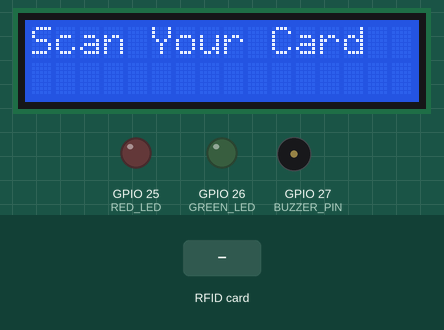
This program was run on a simulated ESP32. Parts: 16×2 character LCD, output pins drawn as LEDs (lit = HIGH), buzzer (waves = sounding, pin HIGH). Inputs (shaded band) come from the test bench. WiFi joins after 1.5 s; servers stay silent unless stated; uploads are accepted with an empty reply; the local clock reads 2024-03-15 10:24:30 at power-on unless the program sets it; pins used as bus, display or sensor lines are not drawn; what the program prints to the serial monitor is not drawn.

Above: at 4.9 s.
5.0 s: RFID card A3 A4 F7 0D held to the reader
At 6.6 s:
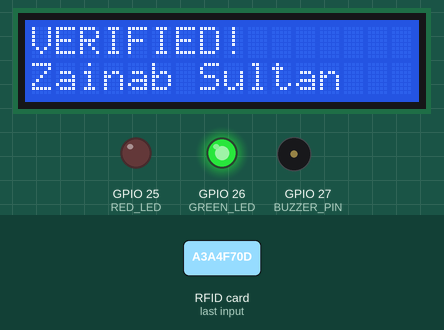
8.0 s: RFID card B3 8E D3 0F held to the reader
At 8.9 s:
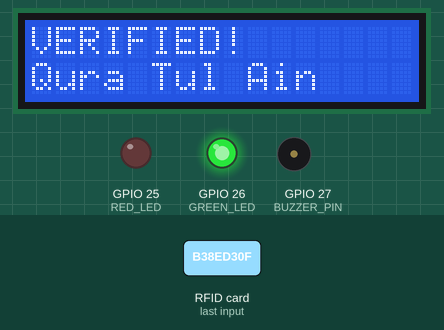
11.0 s: RFID card 5E 7A 19 C4 held to the reader
At 11.6 s:
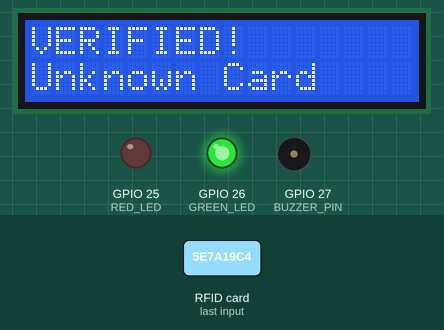
14.0 s: RFID card 5E 7A 19 C4 held to the reader
At 15.0 s:
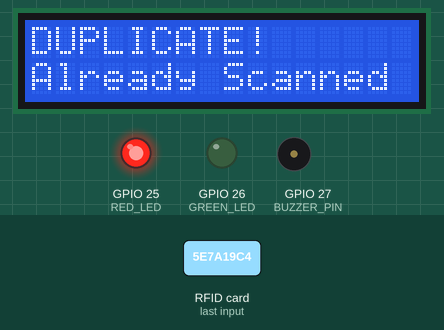
Timing chart, 0 to 18.0 s (numbered marks = the images above; inputs shaded):
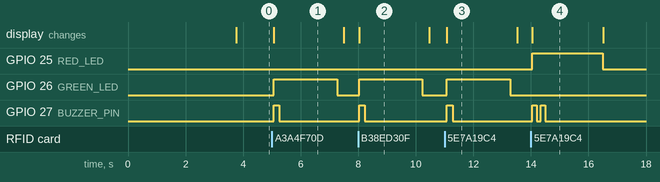

The program:

main.cpp
```cpp
#include <Arduino.h>
#include <SPI.h>
#include <MFRC522.h>
#include <WiFi.h>
#include "time.h"
#include <HTTPClient.h>
#include <Wire.h>
#include <LiquidCrystal_I2C.h>

LiquidCrystal_I2C lcd(0x27, 16, 2);
// LCD object created at I2c address 0x27 (16 col and 2 rows)

char ssid[] = "iPhone";
char pass[] = "pass1234";

// MFRC522 object created for RFID communication
#define SS_PIN 22
#define RST_PIN 21
MFRC522 rfid(SS_PIN, RST_PIN);

#define BUZZER_PIN 27
#define GREEN_LED 26
#define RED_LED   25

struct Student {
  byte uid[10];
  byte uidSize;
  const char* roll;
  const char* name;
  const char* classSection;
};

// Add roll number and class section for each student
Student students[] = {
  {{0xA3, 0xA4, 0xF7, 0x0D}, 4, "1097", "Zainab Sultan", "CS-B"},
  {{0xB3, 0x8E, 0xD3, 0x0F}, 4, "1085", "Qura Tul Ain", "CS-B"}
};
int studentCount = sizeof(students) / sizeof(students[0]);

String lastUID = "";
// last scanned UID stored to prevent duplicates

// to reset RFID reader in case of errors or failed reads
void reviveRC522() {
  digitalWrite(RST_PIN, LOW);
  delay(50);
  digitalWrite(RST_PIN, HIGH);
  delay(50);
}

Student* getStudent(byte* uid, byte uidSize) {
  for (int i = 0; i < studentCount; i++) {
    if (students[i].uidSize != uidSize) continue;
    bool match = true;
    for (byte j = 0; j < uidSize; j++) {
      if (students[i].uid[j] != uid[j]) {
        match = false;
        break;
      }
    }
    if (match) return &students[i];
  }
  return nullptr;
}

void buzzerShort() {
  digitalWrite(BUZZER_PIN, HIGH);
  delay(200);
  digitalWrite(BUZZER_PIN, LOW);
}

void buzzerDouble() {
  digitalWrite(BUZZER_PIN, HIGH);
  delay(150);
  digitalWrite(BUZZER_PIN, LOW);
  delay(150);
  digitalWrite(BUZZER_PIN, HIGH);
  delay(150);
  digitalWrite(BUZZER_PIN, LOW);
}

#define GOOGLE_SCRIPT_URL "https://script.google.com/macros/s/AKfycbxzG1-SlJm_Bed0PKVVa2jtNYOHqllJGljfJryto33CVKv3FsP1Bkv-thEZvihmdOf1/exec"

// sends HTTP GET request to Google Script to log attendance
void sendToGoogleSheet(String roll, String name, String classSection, String date, String time) {
  if (WiFi.status() == WL_CONNECTED) {
    HTTPClient http;

    // Only encode spaces in the name
    name.replace(" ", "%20");

    String url = String(GOOGLE_SCRIPT_URL) +
                 "?roll=" + roll +
                 "&name=" + name +
                 "&classSection=" + classSection +
                 "&date=" + date +
                 "&time=" + time;

    http.begin(url);
    int httpCode = http.GET();

    if (httpCode > 0) {
      Serial.println("Google Sheet updated");
    } else {
      Serial.println("Failed to update Google Sheet");
    }

    http.end();
  }
}

void setup() {
  Serial.begin(115200);

  pinMode(BUZZER_PIN, OUTPUT);
  pinMode(GREEN_LED, OUTPUT);
  pinMode(RED_LED, OUTPUT);

  digitalWrite(BUZZER_PIN, LOW);
  digitalWrite(GREEN_LED, LOW);
  digitalWrite(RED_LED, LOW);

  // Initialize I2C (SDA=33, SCL=32)
  Wire.begin(33, 32);

  lcd.init();
  lcd.backlight();
  lcd.clear();
  lcd.setCursor(0, 0);
  lcd.print("Attendance");
  lcd.setCursor(0, 1);
  lcd.print("System Ready");

  // WiFi
  Serial.println("Connecting to WiFi...");
  WiFi.begin(ssid, pass);
  while (WiFi.status() != WL_CONNECTED) {
    delay(500);
    Serial.print(".");
  }
  Serial.println();
  Serial.println("WiFi connected! IP: " + WiFi.localIP().toString());

  // Time
  configTime(5 * 3600, 0, "pool.ntp.org", "time.nist.gov");

  // RFID
  SPI.begin(18, 19, 23);
  pinMode(RST_PIN, OUTPUT);
  reviveRC522();
  rfid.PCD_Init();

  Serial.println("RFID Ready...");

  delay(2000);
  lcd.clear();
  lcd.setCursor(0, 0);
  lcd.print("Scan Your Card");
}

void loop() {
  if (!rfid.PICC_IsNewCardPresent()) {
    delay(50);
    return;
  }

  if (!rfid.PICC_ReadCardSerial()) {
    Serial.println("Read failed, reviving...");
    reviveRC522();
    rfid.PCD_Init();
    return;
  }

  Serial.print("Scan successful");

  String uidStr = "";
  for (byte i = 0; i < rfid.uid.size; i++) {
    if (rfid.uid.uidByte[i] < 0x10) uidStr += "0";
    uidStr += String(rfid.uid.uidByte[i], HEX);
    if (i < rfid.uid.size - 1) uidStr += " ";
  }
  Serial.println();

  if (uidStr == lastUID) {
    Serial.println("Duplicate scan detected!");

    lcd.clear();
    lcd.setCursor(0, 0);
    lcd.print("DUPLICATE!");
    lcd.setCursor(0, 1);
    lcd.print("Already Scanned");

    digitalWrite(RED_LED, HIGH);
    buzzerDouble();
    delay(2000);
    digitalWrite(RED_LED, LOW);

    lcd.clear();
    lcd.setCursor(0, 0);
    lcd.print("Scan Your Card");

    rfid.PICC_HaltA();
    rfid.PCD_StopCrypto1();
    return;
  }

  Student* student = getStudent(rfid.uid.uidByte, rfid.uid.size);

  struct tm timeinfo;
  if (!getLocalTime(&timeinfo)) {
    Serial.println("Failed to obtain time");
    return;
  }

  char dateStr[15];
  char timeStr[15];
  strftime(dateStr, sizeof(dateStr), "%Y-%m-%d", &timeinfo);
  strftime(timeStr, sizeof(timeStr), "%H:%M:%S", &timeinfo);

  String record = (student ? student->name : "Unknown");

  lcd.clear();
  lcd.setCursor(0, 0);
  lcd.print("VERIFIED!");
  lcd.setCursor(0, 1);
  if (student) {
    lcd.print(student->name);
  } else {
    lcd.print("Unknown Card");
  }

  digitalWrite(GREEN_LED, HIGH);
  buzzerShort();
  delay(2000);
  digitalWrite(GREEN_LED, LOW);

  // Send to Google Sheet
  sendToGoogleSheet(
    student ? student->roll : "Unknown",
    student ? student->name : "Unknown",
    student ? student->classSection : "Unknown",
    String(dateStr),
    String(timeStr)
  );

  Serial.println("Sent to Google Sheet: " + record);

  lastUID = uidStr;

  lcd.clear();
  lcd.setCursor(0, 0);
  lcd.print("Scan Your Card");

  rfid.PICC_HaltA();
  rfid.PCD_StopCrypto1();
}
```

Measured:
- after the input at 5.0 s, GPIO 26 (GREEN_LED): LOW → HIGH after 0.06 s, → LOW 2.2 s later; GPIO 27 (BUZZER_PIN): LOW → HIGH after 0.06 s, → LOW 0.20 s later; the display: changes after 0.06 s (image 1)
- after the input at 8.0 s, GPIO 26 (GREEN_LED): LOW → HIGH at once, → LOW 2.2 s later; GPIO 27 (BUZZER_PIN): LOW → HIGH at once, → LOW 0.20 s later; the display: changes at once (image 2)
- after the input at 11.0 s, GPIO 26 (GREEN_LED): LOW → HIGH after 0.08 s, → LOW 2.2 s later; GPIO 27 (BUZZER_PIN): LOW → HIGH after 0.08 s, → LOW 0.20 s later; the display: changes after 0.08 s (image 3)
- after the input at 14.0 s, GPIO 25 (RED_LED): LOW → HIGH after 0.05 s, → LOW 2.5 s later; GPIO 27 (BUZZER_PIN): alternates HIGH for 0.15 s and LOW for 0.15 s, 4 changes in all, then stays LOW, starting after 0.05 s; the display: changes after 0.05 s (image 4)
- what the display in image 1 shows lasts 2.4 s, from 5.1 s to 7.5 s
